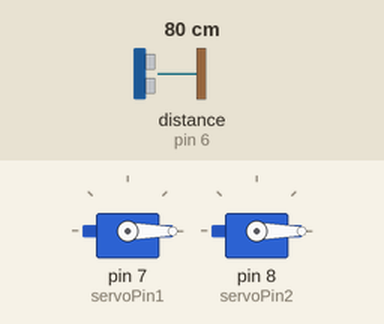
Recording of a sketch running on a simulated Arduino Uno, built with avr-gcc and run on an emulated ATmega328P. Shown: 2 × servo. Wiring (inferred from the names in the program): ultrasonic range finder: trigger pin 5; echo pin 6. Inputs (shaded band) come from the test bench; at power-on: distance to the obstacle (sensor on pin 6) 80 cm. The echo pulse lasts 58.3 µs per cm; what the sketch prints to the serial monitor is not drawn.

Above: at 1.3 s.
1.4 s: distance to the obstacle (sensor on pin 6) set to 56 cm
4.1 s: distance to the obstacle (sensor on pin 6) set to 48 cm
At 5.9 s:
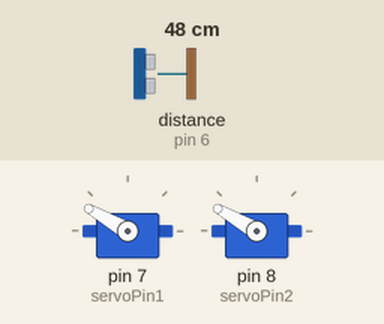
7.1 s: distance to the obstacle (sensor on pin 6) set to 60 cm
At 8.1 s:
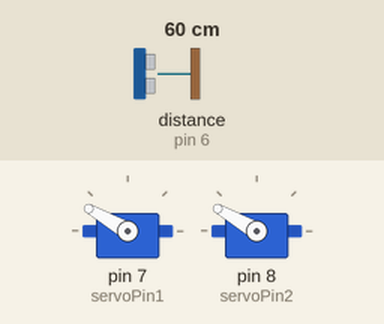
Timing chart, 0 to 10.1 s (numbered marks = the images above; inputs shaded):
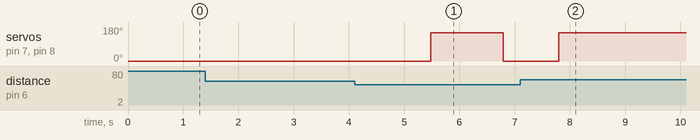

The sketch:

automation_sanitizer_code.ino
```cpp
//Sayed Tanimun Hasan, B.Sc in EEE, IIUC

#include <Servo.h>   //servo library
Servo servo1, servo2;
int trigPin = 5;
int echoPin = 6;
int servoPin1 = 7;
int servoPin2 = 8;
//int led= 10;
long duration, dist, average;
long aver[3];   //array for average


void setup() {
    Serial.begin(9600);
    servo1.attach(servoPin1);
    servo2.attach(servoPin2);
    pinMode(trigPin, OUTPUT);
    pinMode(echoPin, INPUT);
    servo1.write(0);         //close cap on power on
    servo2.write(0);
    delay(100);
    servo1.detach();
    servo2.detach();
}

void measure() {
 digitalWrite(10,HIGH);
digitalWrite(trigPin, LOW);
delayMicroseconds(5);
digitalWrite(trigPin, HIGH);
delayMicroseconds(15);
digitalWrite(trigPin, LOW);
pinMode(echoPin, INPUT);
duration = pulseIn(echoPin, HIGH);
dist = (duration/2) / 29.1;    //obtain distance
}
void loop() {
  for (int i=0;i<=2;i++) {   //average distance
    measure();
   aver[i]=dist;
    delay(100);              //delay between measurements
  }
 dist=(aver[0]+aver[1]+aver[2])/3;

if ( dist<50 ) {
//Change distance as per your need
 servo1.attach(servoPin1);
 servo2.attach(servoPin2);
  delay(1);
 servo1.write(0);
 servo2.write(0);
 delay(1000);
 servo1.write(150);
 servo2.write(150);
 delay(1000);
 servo1.detach();
 servo2.detach();
}
Serial.print(dist);
}
```

Measured:
- the behaviour switches between 51 and 50 cm on distance to the obstacle (sensor on pin 6) (found by bisection; images 0 and 1)
- after the input at 1.4 s, every drawn part: stays the same
- after the input at 4.1 s, servo on pin 7 (servoPin1), servo on pin 8 (servoPin2): 0° → 150° after 1.4 s, → 0° 1.3 s later
- after the input at 7.1 s, servo on pin 7 (servoPin1), servo on pin 8 (servoPin2): goes on until 7.8 s, then stays 150°
